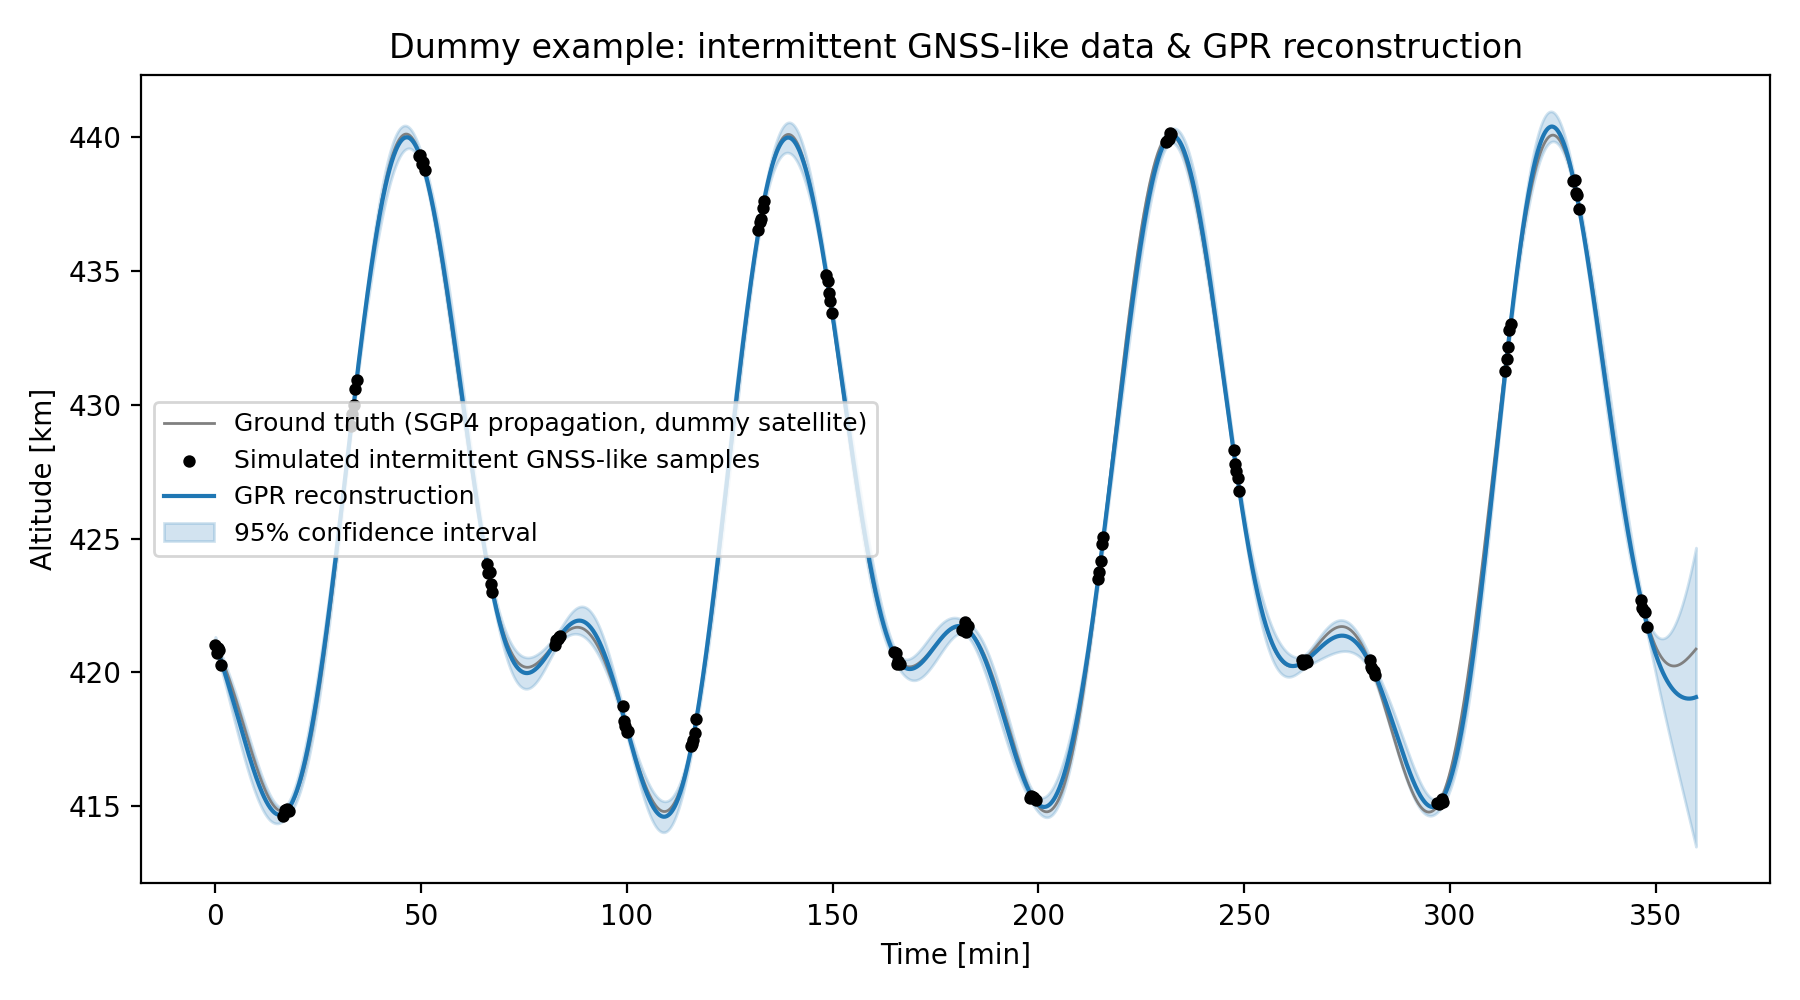

Write Python code to recreate this figure.
"""
gpr_reconstruction_demo.py

ブログ紹介記事向けの説明図を作るためのデモスクリプトです。
論文中で使われている実データ（EGGのGNSSデータ等）は一切使用せず、
公開されているTLE（二行軌道要素）から

  1. SGP4によって「真の」連続軌道（高度の時系列）を計算し、
  2. そこから間欠的（歯抜け）にサンプリングして「模擬GNSSデータ」を作り、
  3. ガウス過程回帰（GPR）でそれを連続軌道に再構成する

という一連の流れを再現します。論文Fig.2（EGGの軌道再構成）のイメージを
ダミーデータで説明するための図を出力することが目的です。

必要ライブラリ:
    pip install skyfield scikit-learn matplotlib numpy --break-system-packages

TLEについて:
    ここではデモ用に古いISSのTLEを1つ埋め込んでいます。
    実際に使う場合は Celestrak (https://celestrak.org/) などから
    好きな衛星の最新TLEを取得し、TLE_LINE1 / TLE_LINE2 を差し替えてください。
    （本スクリプトはあくまで「歯抜けデータ→GPR再構成」の流れを説明するための
    ものなので、対象衛星やTLEの新旧は問いません。）
"""

import numpy as np
import matplotlib.pyplot as plt
from skyfield.api import EarthSatellite, load, wgs84
from sklearn.gaussian_process import GaussianProcessRegressor
from sklearn.gaussian_process.kernels import RBF, WhiteKernel, ConstantKernel as C

# ----------------------------------------------------------------------
# 0. 設定パラメータ
# ----------------------------------------------------------------------
RANDOM_SEED = 42

DURATION_HOURS = 6.0          # 何時間ぶんの軌道を扱うか
DT_TRUTH_S = 10.0             # 「真の」高分解能軌道のサンプリング間隔 [s]

BURST_DURATION_S = 90         # 1回のデータ取得バーストの長さ [s]
GAP_DURATION_S = 900          # データが取れない空白期間の長さ [s]
SAMPLE_INTERVAL_S = 20        # バースト内でのサンプリング間隔 [s]
GNSS_NOISE_STD_KM = 0.15      # GNSS測位誤差を模した標準偏差 [km]

# デモ用TLE（ISS, あくまで一例。実データではなくSGP4伝播による模擬軌道として使用）
TLE_NAME = "ISS (ZARYA)"
TLE_LINE1 = "1 25544U 98067A   24001.50000000  .00016717  00000-0  10270-3 0  9994"
TLE_LINE2 = "2 25544  51.6416 247.4627 0006703 130.5360 325.0288 15.49309239429866"


def propagate_truth(satellite, ts, duration_hours, dt_seconds):
    """SGP4により「真の」高度の連続時系列を計算する。"""
    epoch = satellite.epoch
    n_points = int(duration_hours * 3600 / dt_seconds)
    t_seconds = np.arange(n_points) * dt_seconds
    times = ts.tt_jd(epoch.tt + t_seconds / 86400.0)

    geocentric = satellite.at(times)
    subpoint = wgs84.subpoint(geocentric)
    altitude_km = subpoint.elevation.km

    return t_seconds, altitude_km


def make_intermittent_samples(t_seconds, altitude_km_true, rng,
                               burst_duration_s, gap_duration_s,
                               sample_interval_s, noise_std_km):
    """間欠的（歯抜け）な模擬GNSSデータを生成する。

    通信リンクの制約でデータがバースト的にしか得られない状況
    （例えばIridium衛星通信経由の衛星など）を模したサンプリングパターン。
    """
    gnss_time_list = []
    t = 0.0
    take_burst = True
    t_max = t_seconds[-1]

    while t < t_max:
        if take_burst:
            burst_times = np.arange(t, min(t + burst_duration_s, t_max), sample_interval_s)
            if burst_times.size > 0:
                gnss_time_list.append(burst_times)
            t += burst_duration_s
        else:
            t += gap_duration_s
        take_burst = not take_burst

    gnss_time = np.concatenate(gnss_time_list)

    # 真値を線形補間し、観測ノイズを付加する
    altitude_true_interp = np.interp(gnss_time, t_seconds, altitude_km_true)
    gnss_alt = altitude_true_interp + rng.normal(0.0, noise_std_km, size=gnss_time.shape)

    return gnss_time, gnss_alt


def fit_gpr(gnss_time, gnss_alt, t_pred, noise_std_km):
    """ガウス過程回帰で連続軌道を再構成する。"""
    X_train = gnss_time.reshape(-1, 1)
    y_train = gnss_alt

    kernel = (
        C(1.0, (1e-2, 1e3))
        * RBF(length_scale=300.0, length_scale_bounds=(10.0, 5000.0))
        + WhiteKernel(noise_level=noise_std_km**2, noise_level_bounds=(1e-4, 1.0))
    )

    gpr = GaussianProcessRegressor(kernel=kernel, normalize_y=True, n_restarts_optimizer=5)
    gpr.fit(X_train, y_train)

    X_pred = t_pred.reshape(-1, 1)
    alt_pred, alt_std = gpr.predict(X_pred, return_std=True)

    return alt_pred, alt_std, gpr


def main():
    rng = np.random.default_rng(RANDOM_SEED)

    ts = load.timescale()
    satellite = EarthSatellite(TLE_LINE1, TLE_LINE2, TLE_NAME, ts)

    # 1. 真の連続軌道（高度）
    t_seconds, altitude_km_true = propagate_truth(
        satellite, ts, DURATION_HOURS, DT_TRUTH_S
    )

    # 2. 間欠的な模擬GNSSデータ
    gnss_time, gnss_alt = make_intermittent_samples(
        t_seconds, altitude_km_true, rng,
        BURST_DURATION_S, GAP_DURATION_S, SAMPLE_INTERVAL_S, GNSS_NOISE_STD_KM,
    )

    # 3. GPRによる連続軌道の再構成
    alt_pred, alt_std, _ = fit_gpr(gnss_time, gnss_alt, t_seconds, GNSS_NOISE_STD_KM)

    # 4. 可視化
    fig, ax = plt.subplots(figsize=(9, 5))

    t_min = t_seconds / 60.0
    gnss_min = gnss_time / 60.0

    ax.plot(t_min, altitude_km_true, color="gray", lw=1.0,
            label="Ground truth (SGP4 propagation, dummy satellite)")
    ax.scatter(gnss_min, gnss_alt, color="black", s=12, zorder=5,
               label="Simulated intermittent GNSS-like samples")
    ax.plot(t_min, alt_pred, color="tab:blue", lw=1.5,
            label="GPR reconstruction")
    ax.fill_between(t_min, alt_pred - 2 * alt_std, alt_pred + 2 * alt_std,
                     color="tab:blue", alpha=0.2, label="95% confidence interval")

    ax.set_xlabel("Time [min]")
    ax.set_ylabel("Altitude [km]")
    ax.set_title("Dummy example: intermittent GNSS-like data & GPR reconstruction")
    ax.legend(loc="best", fontsize=9)
    fig.tight_layout()

    out_path = "gpr_reconstruction_demo.png"
    fig.savefig(out_path, dpi=200)
    print(f"Saved figure to: {out_path}")
    print(f"Ground truth points : {len(t_seconds)}")
    print(f"Simulated GNSS points: {len(gnss_time)}")


if __name__ == "__main__":
    main()
